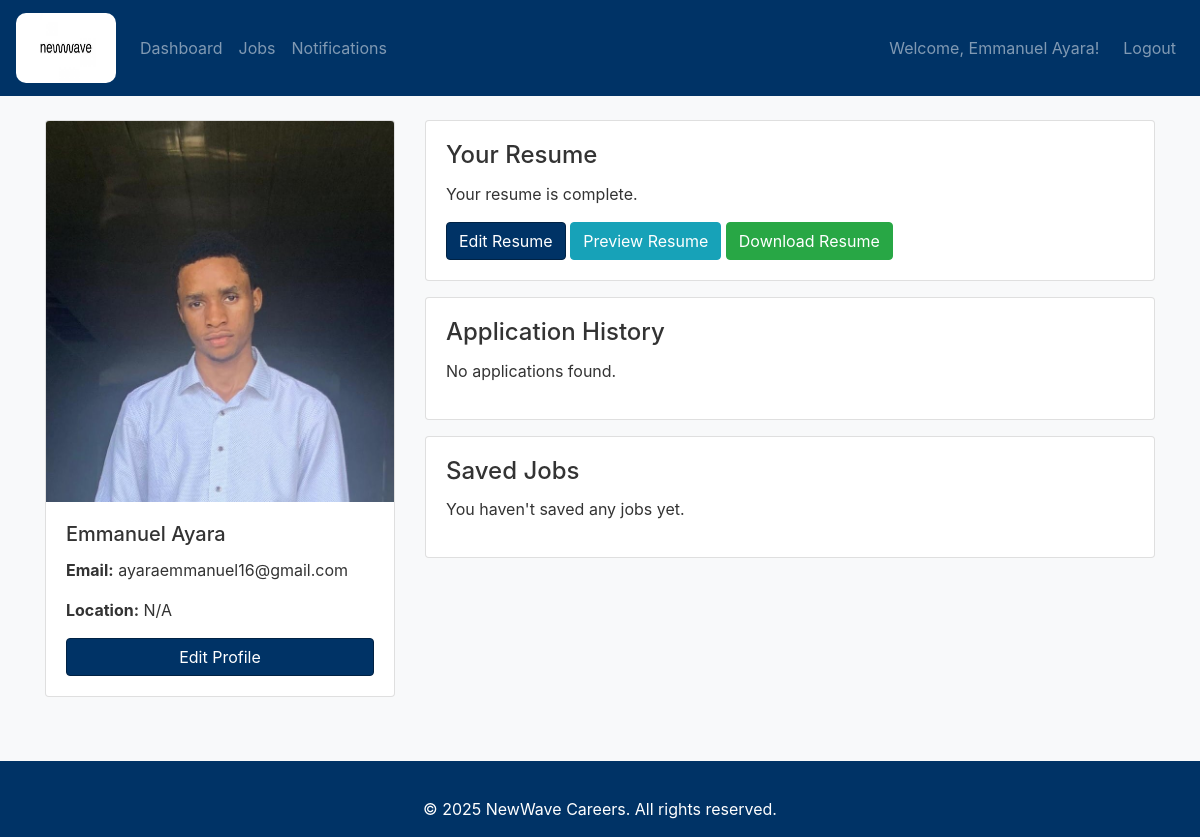
The page /dashboard (signed in) on the database its author committed.
### models.py (models this page shows, shortened)
class User(db.Model, UserMixin):
    id = db.Column(db.Integer, primary_key=True)
    username = db.Column(db.String(100), unique=True, nullable=False)
    email = db.Column(db.String(150), unique=True, nullable=False)
    password = db.Column(db.String(200), nullable=False)
    is_admin = db.Column(db.Boolean, default=False)
    bio = db.Column(db.Text, nullable=True)
    location = db.Column(db.String(100), nullable=True)
    profile_image = db.Column(db.String(200), nullable=True, default='default.jpg')
    applications = db.relationship('Application', backref='applicant', lazy=True)
    saved_jobs = db.relationship('Job', secondary='saved_jobs', backref='saved_by', lazy='dynamic')

### routes.py (the view)
@app.route("/dashboard")
@login_required  # Ensures only logged-in users can access it
def dashboard():
    return render_template('dashboard.html', user=current_user)

### models.py (called while the page is built)
@login_manager.user_loader
def load_user(user_id):
    return User.query.get(int(user_id))

### templates/dashboard.html (shortened to what this page needs)
{% extends "layout.html" %}
{% block content %}
<div class="row">
  <div class="col-md-4">
    <div class="card mb-3">
      <img src="{{ url_for('static', filename='profile_pics/' ~ current_user.profile_image) }}" class="card-img-top" alt="Profile Picture">
      <div class="card-body">
        <h5 class="card-title">{{ current_user.username }}</h5>
        <p class="card-text"><strong>Email:</strong> {{ current_user.email }}</p>
        <p class="card-text"><strong>Location:</strong> {{ current_user.location or 'N/A' }}</p>
        <a href="{{ url_for('profile') }}" class="btn btn-primary btn-block">Edit Profile</a>
      </div>
    </div>
  </div>
  <div class="col-md-8">
    <div class="card mb-3">
      <div class="card-body">
        <h4 class="card-title">Your Resume</h4>
        {% if current_user.resume %}
          <p>Your resume is complete.</p>
          <a href="{{ url_for('resume') }}" class="btn btn-primary">Edit Resume</a>
          <a href="{{ url_for('resume_preview') }}" class="btn btn-info">Preview Resume</a>
          <a href="{{ url_for('resume_download') }}" class="btn btn-success">Download Resume</a>
        {% else %}
          <p>You haven't created a resume yet.</p>
          <a href="{{ url_for('resume') }}" class="btn btn-primary">Create Resume</a>
        {% endif %}
      </div>
    </div>
    <div class="card mb-3">
      <div class="card-body">
        <h4 class="card-title">Application History</h4>
        {% if current_user.applications %}
          <ul class="list-group">
            {% for app in current_user.applications %}
              <li class="list-group-item">
                <strong>{{ app.job.title }}</strong> at {{ app.job.company }} on {{ app.date_applied.strftime("%Y-%m-%d") }}
              </li>
            {% endfor %}
          </ul>
        {% else %}
          <p>No applications found.</p>
        {% endif %}
      </div>
    </div>
    <div class="card">
      <div class="card-body">
        <h4 class="card-title">Saved Jobs</h4>
        {% if current_user.saved_jobs.count() > 0 %}
          <ul class="list-group">
            {% for job in current_user.saved_jobs %}
              <li class="list-group-item">
                <a href="{{ url_for('job_detail', job_id=job.id) }}">{{ job.title }}</a> at {{ job.company }}
              </li>
            {% endfor %}
          </ul>
        {% else %}
          <p>You haven't saved any jobs yet.</p>
        {% endif %}
      </div>
    </div>
  </div>
</div>
{% endblock %}

### templates/layout.html (shortened to what this page needs)
<!DOCTYPE html>
<html lang="en">
<head>
  <link rel="stylesheet" href="https://stackpath.bootstrapcdn.com/bootstrap/4.5.2/css/bootstrap.min.css">
  <link rel="stylesheet" href="static/style.css">
</head>
<body>
  <nav class="navbar navbar-expand-lg navbar-dark bg-primary">
    <a class="navbar-brand" href="{{ url_for('home') }}"><img src="/static/logo.jpg" alt="" style="height: 70px; width: 100px; border-radius: 10px;"></a>
    <div class="collapse navbar-collapse" id="navbarContent">
      <ul class="navbar-nav mr-auto">
        {% if current_user.is_authenticated %}
          <li class="nav-item">
            <a class="nav-link" href="{{ url_for('dashboard') }}">Dashboard</a>
          </li>
          <li class="nav-item">
            <a class="nav-link" href="{{ url_for('jobs') }}">Jobs</a>
          </li>
          <li class="nav-item">
            <a class="nav-link" href="{{ url_for('notifications') }}">Notifications</a>
          </li>
        {% endif %}
      </ul>
      {% if current_user.is_authenticated %}
      <span class="navbar-text">
        Welcome, {{ current_user.username }}!
      </span>
      <ul class="navbar-nav ml-3">
        <li class="nav-item">
          <a class="nav-link" href="{{ url_for('logout') }}">Logout</a>
        </li>
      </ul>
      {% endif %}
    </div>
  </nav>
  <div class="container mt-4">
    {% block content %}{% endblock %}
  </div>
  <footer class="footer bg-primary text-white mt-5 py-3">
    <div class="container text-center">
      &copy; 2025 NewWave Careers. All rights reserved.
    </div>
  </footer>
</body>
</html>

### static/style.css (style rules this page uses)
:root { --main-blue: #003366; --light-blue: #336699; --dark-blue: #002244; }
.navbar.bg-primary, .footer.bg-primary { background-color: var(--main-blue) !important; }
.btn-primary { background-color: var(--main-blue); border-color: var(--dark-blue); }
body { background-color: #f8f9fa; color: #333; }
.container { margin-top: 20px; }
.footer { position: relative; bottom: 0; width: 100%; }

### rows shown on the page
User: username "Emmanuel Ayara", profile_image (picture), email "ayaraemmanuel16@gmail.com", location "N/A"
